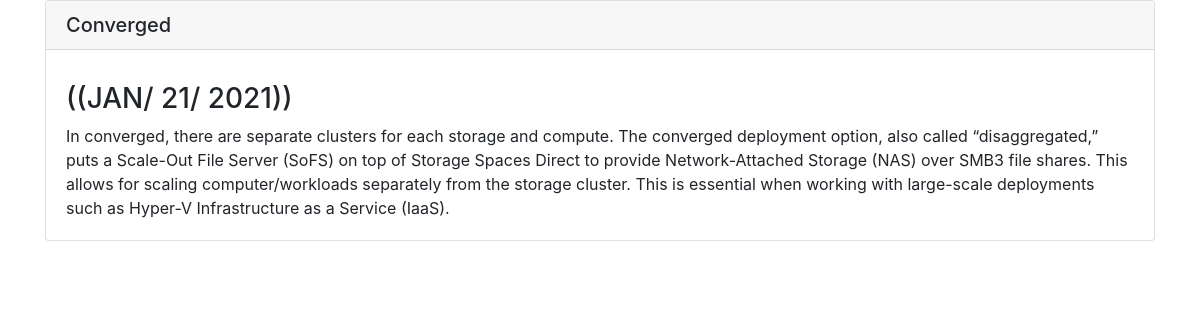
Page /blog/7/ on the committed database.
### blog/models.py (models this page shows, shortened)
class Blog(models.Model):
    title = models.CharField(max_length=100)
    date_time = models.DateTimeField()
    text = models.TextField()

### blog/views.py (the view)
# urls.py: path('<int:blog_id>/', views.detail, name='detail'),
def detail(request, blog_id):
    blog = get_object_or_404(Blog, pk=blog_id)
    return render(request, 'blog/detail.html', {'id': blog})

### blog/templates/blog/detail.html (shortened to what this page needs)
<!DOCTYPE html>
<html lang="en">
<head>
    <link rel="stylesheet" href="https://maxcdn.bootstrapcdn.com/bootstrap/4.0.0/css/bootstrap.min.css"
>
</head>
<body>
    <div class="container">
        <div class="card">
            <h5 class="card-header">
                {{ id.title }}
            </h5>
            <div class="card-body">
                <h5 class="card-title">
                    <h3>(({{ id.date_time|date:'M/ d/ Y'|upper }}))</h3>
                </h5>
                <p class="card-text">{{ id.text|safe }}</p>
            </div>
        </div>
    </div>
</body>
</html>

### rows in the picture
Blog: title "Converged", date_time "JAN/ 21/ 2021", text "In converged, there are separate clusters for each storage and compute. The converged deployment option, also called “disaggregated,” puts a Scale-Out File Server (SoFS) on top of Storage Spaces Direct to provide Network-Attached Storage (NAS) over SMB3 file shares. This allows for scaling computer/workloads separately from the storage cluster. This is essential when working with large-scale deployments such as Hyper-V Infrastructure as a Service (IaaS)."
